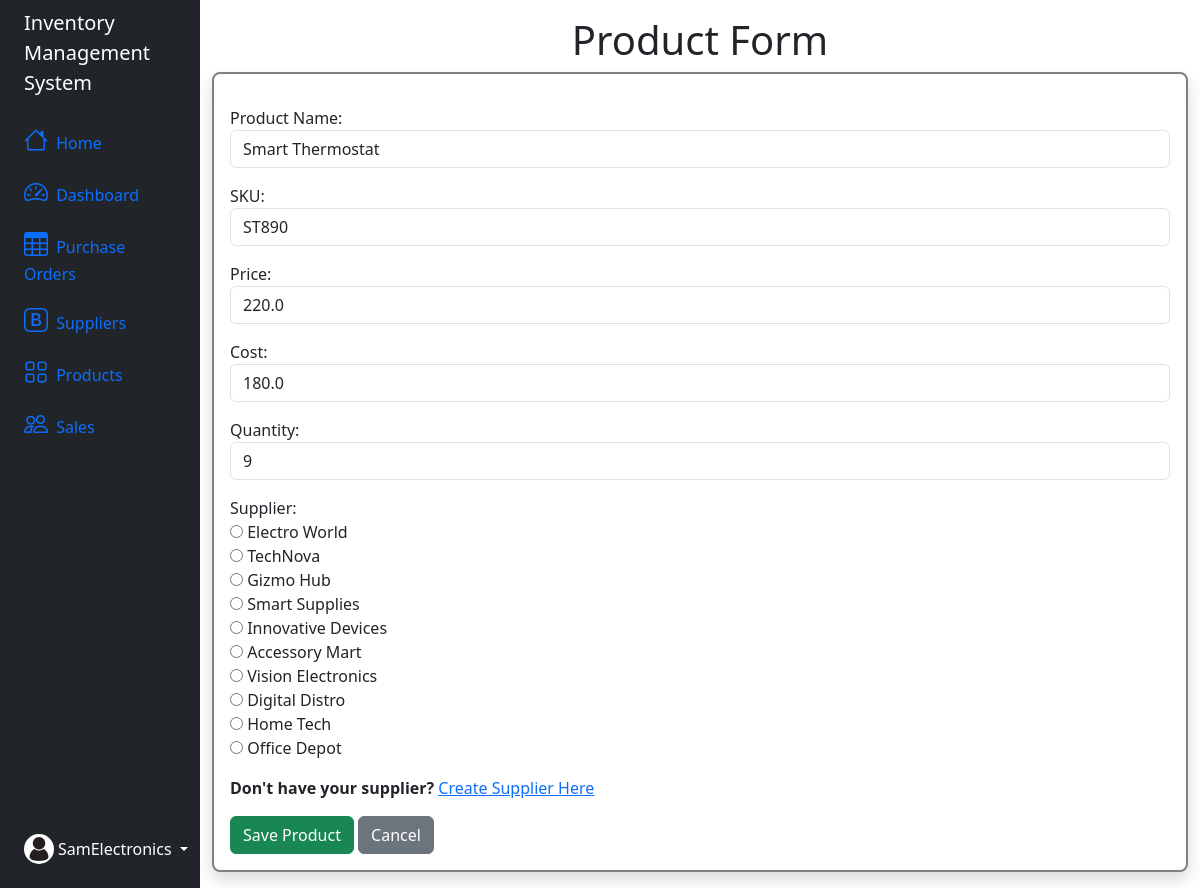
Screenshot of /update/15/ (signed in) with the database file from the repository.
### invApp/models.py (models this page shows, shortened)
class Product(models.Model):
  product_id = models.AutoField(primary_key=True)
  name = models.CharField(max_length=100)
  sku = models.CharField(max_length=50, unique=True)
  price = models.FloatField()
  cost = models.FloatField()
  quantity = models.IntegerField()
  user = models.ForeignKey(User, on_delete=models.CASCADE)
  cost_quantity = models.FloatField(null=True, blank=True)
  supplier = models.CharField(max_length=100)
  units_sold = models.IntegerField(default=0)

### invApp/views.py (the view)
# urls.py: path('update/<int:productid>/', views.product_update_view, name="product-update"),
def product_update_view(request, productid):
  user = request.user
  product = Product.objects.get(product_id=productid, user=user)
  if request.method == "POST":
      form = ProductForm(request.POST, instance=product, user=user)
      if form.is_valid():
          product = form.save(commit=False)
          cost = form.cleaned_data.get("cost")
          quantity = form.cleaned_data.get("quantity")
          product.cost_quantity = cost * quantity
          product.save()
          return redirect('product-list')
  else:
      form = ProductForm(instance=product, user=user)
  return render(request, 'product_list/product_form.html', {'form': form})

### invApp/models.py (called while the page is built)
  def __str__(self):
    return self.supplier_name

### invApp/templates/product_list/product_form.html (shortened to what this page needs)
{% extends "partials/base.html" %}
{% load crispy_forms_tags %}
{% block content %}
<h1 class="text-center">Product Form</h1>
<div class="container custom-border p-3 shadow">
  <form method="POST" class="jumbotron">
    <div class="mb-3">
      {{ form.name.label_tag }}
      {{ form.name }}
    </div>
    <div class="mb-3">
      {{ form.sku.label_tag }}
      {{ form.sku }}
    </div>
    <div class="mb-3">
      {{ form.price.label_tag }}
      {{ form.price }}
    </div>
    <div class="mb-3">
      {{ form.cost.label_tag }}
      {{ form.cost }}
    </div>
    <div class="mb-3">
        {{ form.quantity.label_tag }}
        {{ form.quantity }}
    </div>
    <div class="mb-3">
      {{ form.supplier.label_tag }}
      {{ form.supplier }}
    </div>
    <div class="mb-3">
      <strong>Don't have your supplier?</strong>
      <a href="{% url "supplier-list" %}">Create Supplier Here</a>
    </div>
    <button class="btn btn-success btn-block" type="submit">Save Product</button>
    <a href="{% url 'product-list' %}" class="btn btn-secondary">Cancel</a>
  </form>
</div>
{% endblock %}

### invApp/templates/partials/nav.html (shortened to what this page needs)
{% load static %}
<div class="d-flex flex-column align-items-center align-items-sm-start px-3 pt-2 text-white min-vh-100">
  <a href="/" class="d-flex align-items-center pb-3 mb-md-0 me-md-auto text-white text-decoration-none">
      <span class="fs-5 d-none d-sm-inline">Inventory Management System</span>
  </a>
  <ul class="nav nav-pills flex-column mb-sm-auto mb-0 align-items-center align-items-sm-start" id="menu">
      <li class="nav-item">
          <a href="{% url 'home' %}" class="nav-link align-middle px-0">
              <i class="fs-4 bi-house"></i> <span class="ms-1 d-none d-sm-inline">Home</span>
          </a>
      </li>
      <li>
          <a href="{% url 'dashboard' %}" class="nav-link px-0 align-middle">
              <i class="fs-4 bi-speedometer2"></i> <span class="ms-1 d-none d-sm-inline">Dashboard</span> </a>
      </li>
      <li>
          <a href="{% url 'purchase-orders-list' %}" class="nav-link px-0 align-middle">
              <i class="fs-4 bi-table"></i> <span class="ms-1 d-none d-sm-inline">Purchase Orders</span></a>
      </li>
      <li>
          <a href="{% url 'supplier-list' %}" class="nav-link px-0 align-middle ">
              <i class="fs-4 bi-bootstrap"></i> <span class="ms-1 d-none d-sm-inline">Suppliers</span></a>
      </li>
      <li>
          <a href="{% url 'product-list' %}" class="nav-link px-0 align-middle">
              <i class="fs-4 bi-grid"></i> <span class="ms-1 d-none d-sm-inline">Products</span> </a>
      </li>
      <li>
          <a href="{% url 'order-list' %}" class="nav-link px-0 align-middle">
              <i class="fs-4 bi-people"></i> <span class="ms-1 d-none d-sm-inline">Sales</span> </a>
      </li>
  </ul>
  <div class="dropdown pb-4 position-fixed bottom-0 start-2">
      <a href="#" class="d-flex align-items-center text-white text-decoration-none dropdown-toggle" id="dropdownUser1" data-bs-toggle="dropdown" aria-expanded="false">
          <img src="{% static 'images/company.png' %}" alt="company profile" width="30" height="30" class="rounded-circle">
          <span class="d-none d-sm-inline mx-1">{{ user.username }}</span>
      </a>
  </div>
</div>

### invApp/templates/product_list/product_form.html (style rules this page uses)
.custom-border { border: 2px solid #808080; border-radius: 8px; }

### rows the page displays
Product: name "Smart Thermostat", sku "ST890", price "220.0", cost "180.0", quantity "9", supplier "☐ Electro World ☐ TechNova ☐ Gizmo Hub ☐ Smart Supplies ☐ Innovative Devices ☐ Accessory Mart ☐ Vision Electronics ☐ Digital Distro ☐ Home Tech ☐ Office Depot"

### other values shown
{{ user.username }} "SamElectronics"
